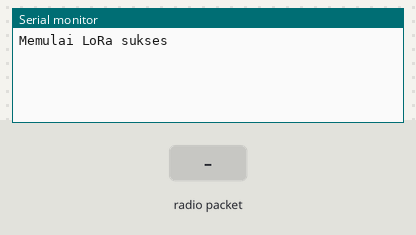
Bench run of a sketch on a simulated Arduino Uno, built for the host (arithmetic inside an expression is 32-bit, double 64-bit). Parts: the last lines printed to the serial monitor. Inputs (shaded band) come from the test bench. No radio packets arrive unless stated.

Above: at 1.8 s.
1.9 s: radio packet "1" arrives
At 3.2 s:
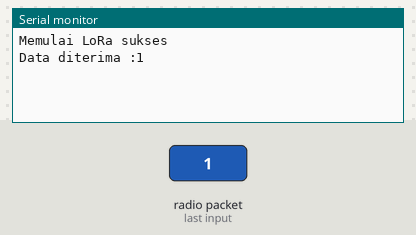
3.5 s: radio packet "0" arrives
At 4.8 s:
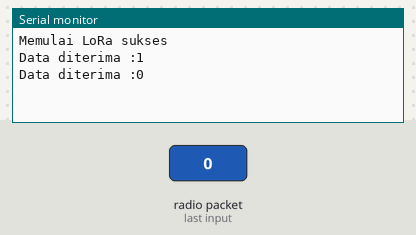
5.0 s: radio packet "2" arrives
At 5.8 s:
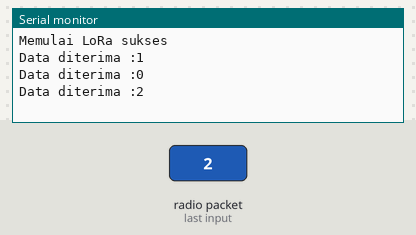

Measured:
- after the input at 1.9 s, the serial monitor: prints a new line after 0.12 s (image 1)
- after the input at 3.5 s, the serial monitor: prints a new line after 0.52 s (image 2)
- after the input at 5.0 s, the serial monitor: prints a new line at once (image 3)

The sketch:

head_32u4II.ino
```cpp
#include <SPI.h>
#include <LoRa.h>

#define SS 8
#define RST 4
#define DI0 7
#define BAND 921E6

String data = "";
uint16_t nodeid = 0;

void getData() {
  int packetSize = LoRa.parsePacket();
  if (packetSize) {
    String receivedData = "";
    while (LoRa.available()) {
      receivedData += (char)LoRa.read();
    }
    Serial.println("Data diterima :" + receivedData);
  }
}

/// KE GATEWAY ///

void setup() {
  Serial.begin(9600);
  while(!Serial);

  LoRa.setPins(SS, RST, DI0);
  if(!LoRa.begin(BAND)) {
    Serial.println("gagal memuat lora");
    while(true);
  }
  Serial.println("Memulai LoRa sukses");
}

void loop() {
  getData();
  delay(1000);
}
```
